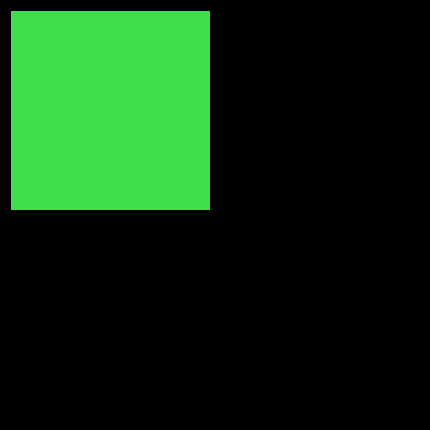
Frame 1 (no input)
Frame 60 (the mouse pressed at the canvas centre just before this capture): identical to frame 1, image omitted
Frame 120 (the mouse held since frame 60 and released just before this capture): identical to frame 1, image omitted

The Processing sketch that drew this single still picture (run headless with seeded random() and noise(); from frame 60 on, the mouse is pressed at the canvas centre):

// Processing sketch: v0
// ── v0.pde
PShape s, sq0;

void setup() {
  size(430, 430);
  s = createShape(GROUP);
  sq0 = createShape(RECT, 10, 10, 200, 200);
  sq0.setFill(color(62,221,75));
  s.addChild(sq0);
}


void draw() {
  background(0);
  shape(s);
}
